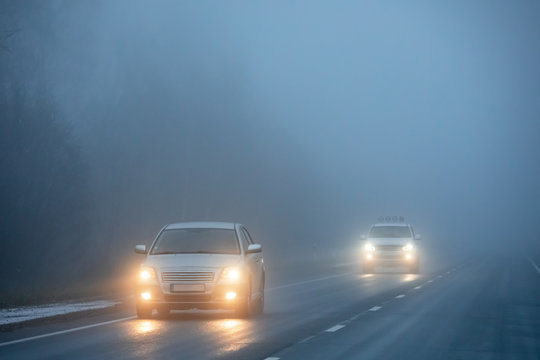
#> input picture image9.jpg, 540 x 360 px
$ jupyter execute Model_training.ipynb
#> lines starting #> are read from the running program, lines starting #| are printed output that depends on the picture; after the words box and inside, x2 and y2 are one past the last pixel; in counts of white or black regions, pixels touching at a corner belong together
#> further down, foggy_image is the input picture: shape (360, 540, 3); mean B, G, R 145.3, 124.6, 100.2
[cell 1]
import cv2
import numpy as np
from skimage.filters import sobel
from skimage.color import rgb2gray
import matplotlib.pyplot as plt

[cell 2]
def dark_channel_prior(image, window_size=15):
    """Calculate the Dark Channel Prior."""
#> called with window_size = 15
    min_channel = np.min(image, axis=2)
    kernel = cv2.getStructuringElement(cv2.MORPH_RECT, (window_size, window_size))
    dark_channel = cv2.erode(min_channel, kernel)
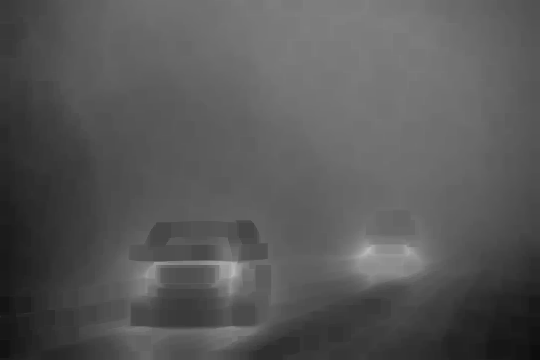
#> dark_channel: shape (360, 540); min 13, max 185, mean 87.6
    return dark_channel

def atmospheric_light(image, dark_channel, top_percent=0.001):
    """Estimate atmospheric light from the image."""
#> called with top_percent = 0.001
    flat_image = image.reshape(-1, 3)
    flat_dark = dark_channel.ravel()
    num_pixels = int(top_percent * len(flat_dark))
#> num_pixels = 194
    indices = flat_dark.argsort()[-num_pixels:]
#> indices = 194 values, max 149811 at index 54, min 133212 at index 9, mean 141188.8
    atm_light = flat_image[indices].mean(axis=0)
#> atm_light = [242.5, 233.6, 221]
    return atm_light

def dehaze(image, omega=0.95, t_min=0.1):
    """Dehaze the image using the Dark Channel Prior."""
    dark_channel = dark_channel_prior(image)
    atm_light = atmospheric_light(image, dark_channel)
#> atm_light = [242.5, 233.6, 221]
    transmission = 1 - omega * dark_channel / 255.0
    transmission = np.clip(transmission, t_min, 1)
    recovered = (image - atm_light) / transmission[:, :, None] + atm_light
    return np.clip(recovered, 0, 255).astype('uint8')

def saliency_map(image):
    """Compute the Saliency Map using Sobel edge detection."""
    gray = rgb2gray(image)
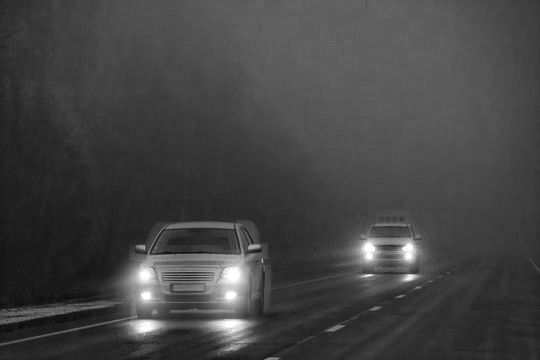
#> gray: shape (360, 540) float64; min 0.0306, max 1, mean 0.267
    edges = sobel(gray)
    return edges

def merge_contours(contours, distance_threshold=50, min_width=50, min_height=30):
    """Merge nearby contours into a single bounding box and ensure tight dimensions."""
    merged_boxes = []
    for contour in contours:
        x, y, w, h = cv2.boundingRect(contour)
        if w > min_width and h > min_height:
            new_box = [x, y, x + w, y + h]
            merged = False
            for i, box in enumerate(merged_boxes):
                if not (new_box[2] < box[0] or new_box[0] > box[2] or new_box[3] < box[1] or new_box[1] > box[3]):
                    merged_boxes[i] = [
                        min(box[0], new_box[0]),
                        min(box[1], new_box[1]),
                        max(box[2], new_box[2]),
                        max(box[3], new_box[3])
                    ]
                    merged = True
                    break
            if not merged:
                merged_boxes.append(new_box)
    return merged_boxes

def detect_vehicles(image, saliency, min_contour_area=150):
    """Detect vehicles using saliency and morphological operations with contour merging."""
#> called with min_contour_area = 150
    _, thresh = cv2.threshold((saliency * 255).astype('uint8'), 20, 255, cv2.THRESH_BINARY)
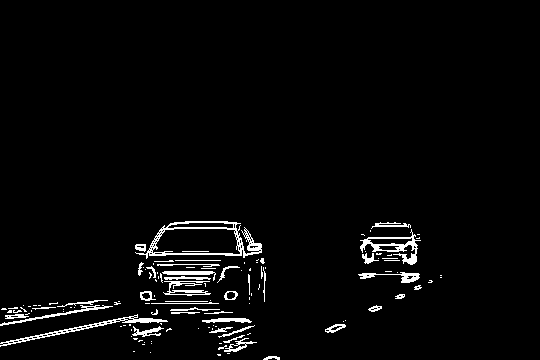
#> thresh: shape (360, 540); 3.1% white in thin lines or dots, all inside (x1, y1, x2, y2) = (0, 221, 442, 360)
    kernel = cv2.getStructuringElement(cv2.MORPH_RECT, (5, 5))
    morphed = cv2.morphologyEx(thresh, cv2.MORPH_CLOSE, kernel)
#> morphed: shape (360, 540); 4.9% white; 24 white regions (10 under 20 px)
    contours, _ = cv2.findContours(morphed, cv2.RETR_EXTERNAL, cv2.CHAIN_APPROX_SIMPLE)
#> contours = 24 contours, 11 with area under 20; largest, box (x1, y1, x2, y2) and area: (135, 221, 262, 264) 3298, (138, 260, 240, 296) 1952, (140, 291, 257, 356) 1546, (360, 222, 421, 265) 1459, (0, 300, 113, 326) 1121
    merged_boxes = merge_contours(contours)
#> the loop in merge_contours, `for contour in contours:` made 24 passes
#> (x, y, w, h, new_box) on passes 8, 14, 20, 23, 24: (0, 309, 168, 38, [0, 309, 168, 347]), (140, 291, 117, 65, [140, 291, 257, 356]), (138, 260, 102, 36, [138, 260, 240, 296]), (360, 222, 61, 43, [360, 222, 421, 265]), (135, 221, 127, 43, [135, 221, 262, 264])
#> (x, y, w, h) on passes 1, 2, 5, 6, 7, 9: (263, 356, 17, 4), (150, 352, 1, 1), (198, 328, 1, 1), (166, 328, 6, 4), (325, 320, 21, 13), (368, 305, 14, 7)
#> after the loop in merge_contours, `for contour in contours:`: merged_boxes = [[0, 221, 262, 356], [360, 222, 421, 265]]
#> merged_boxes = [[0, 221, 262, 356], [360, 222, 421, 265]]
    detected_image = image.copy()
    for box in merged_boxes:
        x1, y1, x2, y2 = box
        if (x2 - x1) * (y2 - y1) > min_contour_area:
            cv2.rectangle(detected_image, (x1, y1), (x2, y2), (255, 0, 0), 2)
#> this loop made 2 passes
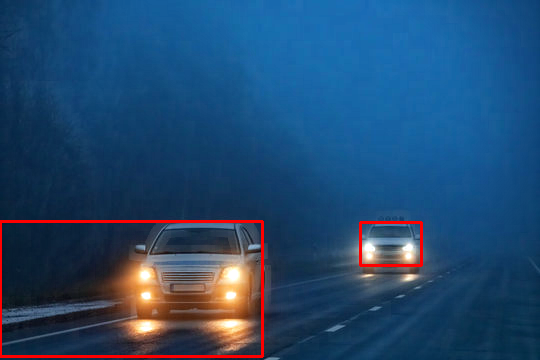
#> detected_image: shape (360, 540, 3); mean R, G, B 35.4, 73.5, 111.2
    return detected_image

[cell 3]
image_path = "image9.jpg"
foggy_image = cv2.imread(image_path)
foggy_image = cv2.cvtColor(foggy_image, cv2.COLOR_BGR2RGB)

[cell 4]
plt.figure(figsize=(10, 6))
plt.imshow(foggy_image)
plt.title("Original Foggy Image")
plt.axis("off")
plt.show()

[cell 5]
recovered_image = dehaze(foggy_image)

[cell 6]
plt.figure(figsize=(10, 6))
plt.imshow(recovered_image)
plt.title("Dehazed Image")
plt.axis("off")
plt.show()

[cell 7]
saliency = saliency_map(recovered_image)
plt.figure(figsize=(10, 6))
plt.imshow(saliency, cmap="hot")
plt.title("Saliency Map")
plt.axis("off")
plt.show()

[cell 8]
detected_image = detect_vehicles(recovered_image, saliency)
plt.figure(figsize=(10, 6))
plt.imshow(detected_image)
plt.title("Vehicle Detection")
plt.axis("off")
plt.show()

[cell 9]
def process_new_image(image_path):
#> called with image_path = 'image4.jpg'
    image = cv2.imread(image_path)
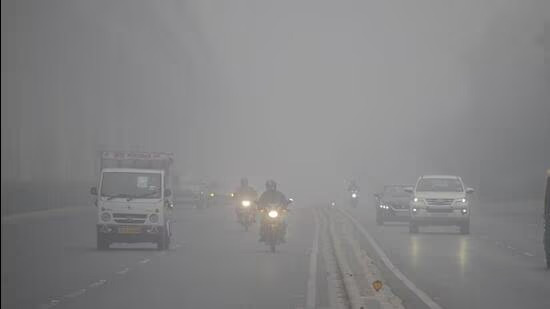
#> input picture image4.jpg, 550 x 309 px
#> image is the input picture: shape (309, 550, 3); mean B, G, R 133.2, 132.4, 132.7
    image = cv2.cvtColor(image, cv2.COLOR_BGR2RGB)
    dehazed_image = dehaze(image)
#> call 2 of dehaze, with omega = 0.95, t_min = 0.1
#> call 2 of dark_channel_prior, with window_size = 15
#> in dark_channel_prior (call 2), `dark_channel = cv2.erode(min_channel, kernel)`:
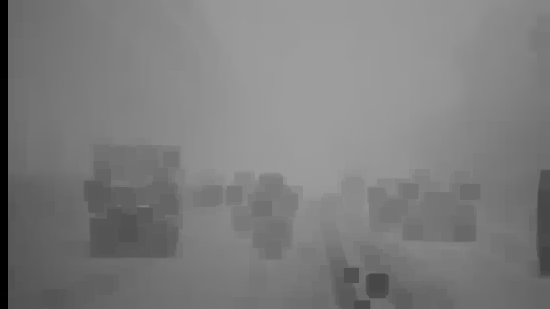
#> dark_channel: shape (309, 550); min 0, max 157, mean 125.1
#> in dehaze (call 2), `atm_light = atmospheric_light(image, dark_channel)`: atm_light = [157, 157, 157.2]
#> in dehaze (call 2), `transmission = 1 - omega * dark_channel / 255.0`:
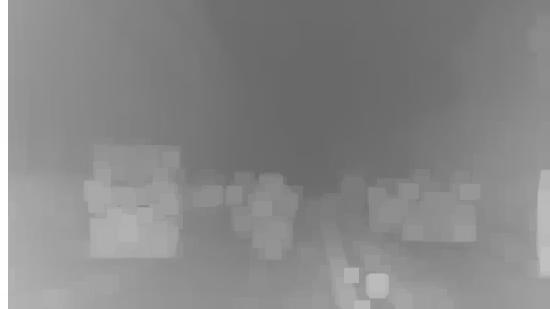
#> transmission: shape (309, 550) float64; min 0.415, max 1, mean 0.534
#> in dehaze (call 2), `recovered = (image - atm_light) / transmission[:, :, None] + atm_light`:
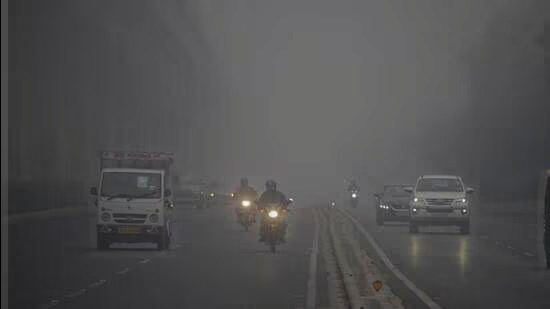
#> recovered: shape (309, 550, 3) float64; mean R, G, B 115.3, 114.8, 116.1; drawn with min black and max white
    saliency = saliency_map(dehazed_image)
    detected_image = detect_vehicles(dehazed_image, saliency)
#> call 2 of detect_vehicles, with min_contour_area = 150
#> in detect_vehicles (call 2), `_, thresh = cv2.threshold((saliency * 255).astype('uint8'), 20, 255, c..`: thresh: shape (309, 550); 2.4% white in thin lines or dots
#> in detect_vehicles (call 2), `kernel = cv2.getStructuringElement(cv2.MORPH_RECT, (5, 5))`: kernel = [[1, 1, 1, 1, 1], [1, 1, 1, 1, 1], [1, 1, 1, 1, 1], [1, 1, 1, 1, 1], [1, 1, 1, 1, 1]]
#> in detect_vehicles (call 2), `morphed = cv2.morphologyEx(thresh, cv2.MORPH_CLOSE, kernel)`:
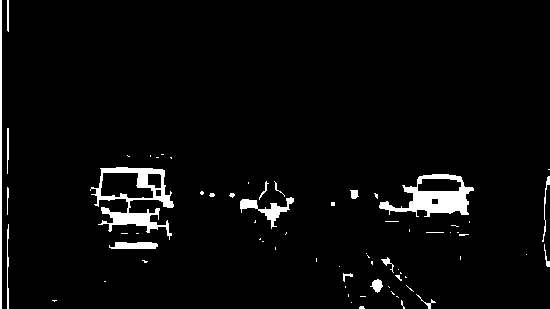
#> morphed: shape (309, 550); 3.7% white; 69 white regions (50 under 20 px)
#> in detect_vehicles (call 2), `contours, _ = cv2.findContours(morphed, cv2.RETR_EXTERNAL, cv2.CHAIN_A..`: contours = 69 contours, 55 with area under 20; largest, box (x1, y1, x2, y2) and area: (90, 167, 174, 240) 2778, (379, 174, 474, 217) 2096, (240, 197, 294, 229) 402, (0, 0, 2, 309) 308, (109, 242, 158, 249) 238
#> the loop in merge_contours (call 2), `for contour in contours:` made 69 passes
#> (x, y, w, h, new_box) on passes 48, 59, 61: (240, 197, 54, 32, [240, 197, 294, 229]), (379, 174, 95, 43, [379, 174, 474, 217]), (90, 167, 84, 73, [90, 167, 174, 240])
#> (x, y, w, h) on passes 1, 2, 3, 4, 7, 9: (359, 306, 6, 3), (351, 302, 1, 1), (401, 300, 4, 9), (52, 300, 5, 2), (416, 294, 20, 15), (391, 291, 4, 4)
#> in detect_vehicles (call 2), `merged_boxes = merge_contours(contours)`: merged_boxes = [[240, 197, 294, 229], [379, 174, 474, 217], [90, 167, 174, 240]]
#> the loop in detect_vehicles (call 2), `for box in merged_boxes:` made 3 passes
#> after the loop in detect_vehicles (call 2), `for box in merged_boxes:`:
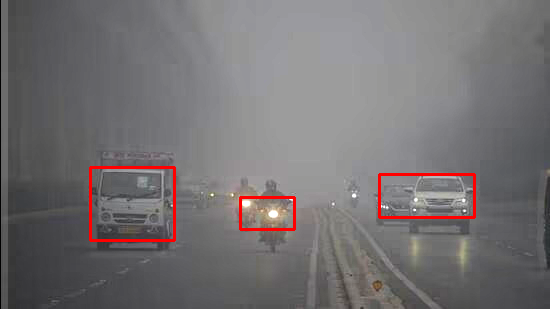
#> detected_image: shape (309, 550, 3); mean R, G, B 116.7, 112.7, 114.1
    return image, dehazed_image, saliency, detected_image

new_image_path = "image4.jpg"
orig_new, de_new, sa_new, det_new = process_new_image(new_image_path)

plt.figure(figsize=(20, 10))

plt.subplot(1, 4, 1)
plt.imshow(orig_new)
plt.title("Original Image")
plt.axis("off")

plt.subplot(1, 4, 2)
plt.imshow(de_new)
plt.title("Dehazed Image")
plt.axis("off")

plt.subplot(1, 4, 3)
plt.imshow(sa_new, cmap="hot")
plt.title("Saliency Map")
plt.axis("off")

plt.subplot(1, 4, 4)
plt.imshow(det_new)
plt.title("Vehicle Detection")
plt.axis("off")

plt.tight_layout()
plt.show()
